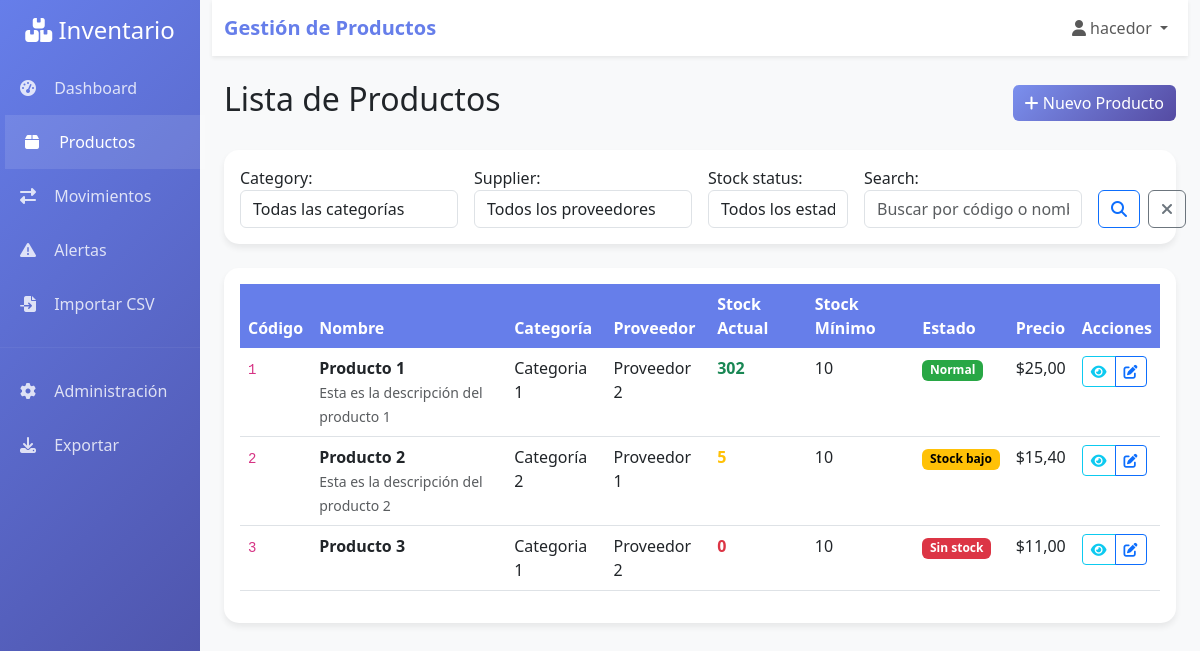
Screenshot of /products/ (signed in) with the database file from the repository.
### inventory/models.py (models this page shows, shortened)
class Product(models.Model):
    code = models.CharField(max_length=50, unique=True, verbose_name="Código")
    name = models.CharField(max_length=200, verbose_name="Nombre")
    description = models.TextField(blank=True, verbose_name="Descripción")
    category = models.ForeignKey(Category, on_delete=models.CASCADE, verbose_name="Categoría")
    supplier = models.ForeignKey(Supplier, on_delete=models.CASCADE, verbose_name="Proveedor")
    unit_price = models.DecimalField(
        max_digits=10,
        decimal_places=2,
        validators=[MinValueValidator(Decimal('0.00'))],
        verbose_name="Precio unitario"
    )
    current_stock = models.IntegerField(
        default=0,
        validators=[MinValueValidator(0)],
        verbose_name="Stock actual"
    )
    minimum_stock = models.IntegerField(
        default=10,
        validators=[MinValueValidator(0)],
        verbose_name="Stock mínimo"
    )
    maximum_stock = models.IntegerField(
        default=1000,
        validators=[MinValueValidator(1)],
        verbose_name="Stock máximo"
    )
    is_active = models.BooleanField(default=True, verbose_name="Activo")
    created_at = models.DateTimeField(auto_now_add=True)
    updated_at = models.DateTimeField(auto_now=True)
    class Meta:
        verbose_name = "Producto"
        verbose_name_plural = "Productos"
        ordering = ['name']
    @property
    def is_low_stock(self):
        return self.current_stock <= self.minimum_stock

class Category(models.Model):
    name = models.CharField(max_length=100, unique=True, verbose_name="Nombre")
    description = models.TextField(blank=True, verbose_name="Descripción")
    created_at = models.DateTimeField(auto_now_add=True)
    updated_at = models.DateTimeField(auto_now=True)
    class Meta:
        verbose_name = "Categoría"
        verbose_name_plural = "Categorías"
        ordering = ['name']
    def __str__(self):
        return self.name

class Supplier(models.Model):
    name = models.CharField(max_length=200, verbose_name="Nombre")
    contact_person = models.CharField(max_length=100, blank=True, verbose_name="Persona de contacto")
    email = models.EmailField(blank=True, verbose_name="Email")
    phone = models.CharField(max_length=20, blank=True, verbose_name="Teléfono")
    address = models.TextField(blank=True, verbose_name="Dirección")
    is_active = models.BooleanField(default=True, verbose_name="Activo")
    created_at = models.DateTimeField(auto_now_add=True)
    updated_at = models.DateTimeField(auto_now=True)
    class Meta:
        verbose_name = "Proveedor"
        verbose_name_plural = "Proveedores"
        ordering = ['name']
    def __str__(self):
        return self.name

### inventory/views.py (the view, shortened to what this page needs)
# urls.py: path('products/', views.product_list, name='product_list'),
@login_required
def product_list(request):
    form = ProductFilterForm(request.GET)
    products = Product.objects.select_related('category', 'supplier').filter(is_active=True)
    if form.is_valid():
        if form.cleaned_data['category']:
            products = products.filter(category=form.cleaned_data['category'])
        if form.cleaned_data['supplier']:
            products = products.filter(supplier=form.cleaned_data['supplier'])
        if form.cleaned_data['search']:
            search = form.cleaned_data['search']
            products = products.filter(
                Q(code__icontains=search) | Q(name__icontains=search)
            )
    paginator = Paginator(products, 20)
    page_number = request.GET.get('page')
    page_obj = paginator.get_page(page_number)
    context = {
        'form': form,
        'page_obj': page_obj,
        'products': page_obj,
    }
    return render(request, 'inventory/product_list.html', context)

### inventory/forms.py
class ProductFilterForm(forms.Form):
    category = forms.ModelChoiceField(
        queryset=Category.objects.all(),
        required=False,
        empty_label="Todas las categorías",
        widget=forms.Select(attrs={'class': 'form-control'})
    )
    supplier = forms.ModelChoiceField(
        queryset=Supplier.objects.filter(is_active=True),
        required=False,
        empty_label="Todos los proveedores",
        widget=forms.Select(attrs={'class': 'form-control'})
    )
    stock_status = forms.ChoiceField(
        choices=[
            ('', 'Todos los estados'),
            ('low', 'Stock bajo'),
            ('out', 'Sin stock'),
            ('normal', 'Stock normal'),
        ],
        required=False,
        widget=forms.Select(attrs={'class': 'form-control'})
    )
    search = forms.CharField(
        required=False,
        widget=forms.TextInput(attrs={
            'class': 'form-control',
            'placeholder': 'Buscar por código o nombre...'
        })
    )

### inventory/templates/inventory/product_list.html (shortened to what this page needs)
{% extends 'inventory/base.html' %}
{% block page_title %}Gestión de Productos{% endblock %}
{% block content %}
<div class="d-flex justify-content-between align-items-center mb-4">
    <h2>Lista de Productos</h2>
    <a href="{% url 'product_create' %}" class="btn btn-primary">
        <i class="fas fa-plus"></i> Nuevo Producto
    </a>
</div>
<div class="card mb-4">
    <div class="card-body">
        <form method="get" class="row g-3">
            <div class="col-md-3">
                {{ form.category.label_tag }}
                {{ form.category }}
            </div>
            <div class="col-md-3">
                {{ form.supplier.label_tag }}
                {{ form.supplier }}
            </div>
            <div class="col-md-2">
                {{ form.stock_status.label_tag }}
                {{ form.stock_status }}
            </div>
            <div class="col-md-3">
                {{ form.search.label_tag }}
                {{ form.search }}
            </div>
            <div class="col-md-1 d-flex align-items-end">
                <button type="submit" class="btn btn-outline-primary me-2">
                    <i class="fas fa-search"></i>
                </button>
                <a href="{% url 'product_list' %}" class="btn btn-outline-secondary">
                    <i class="fas fa-times"></i>
                </a>
            </div>
        </form>
    </div>
</div>
<div class="card">
    <div class="card-body">
        {% if products %}
            <div class="table-responsive">
                <table class="table table-hover">
                    <thead>
                        <tr>
                            <th>Código</th>
                            <th>Nombre</th>
                            <th>Categoría</th>
                            <th>Proveedor</th>
                            <th>Stock Actual</th>
                            <th>Stock Mínimo</th>
                            <th>Estado</th>
                            <th>Precio</th>
                            <th>Acciones</th>
                        </tr>
                    </thead>
                    <tbody>
                        {% for product in products %}
                            <tr>
                                <td><code>{{ product.code }}</code></td>
                                <td>
                                    <strong>{{ product.name }}</strong>
                                    {% if product.description %}
                                        <br><small class="text-muted">{{ product.description|truncatechars:50 }}</small>
                                    {% endif %}
                                </td>
                                <td>{{ product.category.name }}</td>
                                <td>{{ product.supplier.name }}</td>
                                <td>
                                    <span class="fw-bold {% if product.current_stock == 0 %}text-danger{% elif product.is_low_stock %}text-warning{% else %}text-success{% endif %}">
                                        {{ product.current_stock }}
                                    </span>
                                </td>
                                <td>{{ product.minimum_stock }}</td>
                                <td>
                                    {% if product.current_stock == 0 %}
                                        <span class="badge badge-out-stock">Sin stock</span>
                                    {% elif product.is_low_stock %}
                                        <span class="badge badge-low-stock">Stock bajo</span>
                                    {% else %}
                                        <span class="badge badge-normal-stock">Normal</span>
                                    {% endif %}
                                </td>
                                <td>${{ product.unit_price }}</td>
                                <td>
                                    <div class="btn-group btn-group-sm">
                                        <a href="{% url 'product_detail' product.pk %}"
                                           class="btn btn-outline-info" title="Ver detalles">
                                            <i class="fas fa-eye"></i>
                                        </a>
                                        <a href="{% url 'product_edit' product.pk %}"
                                           class="btn btn-outline-primary" title="Editar">
                                            <i class="fas fa-edit"></i>
                                        </a>
                                    </div>
                                </td>
                            </tr>
                        {% endfor %}
                    </tbody>
                </table>
            </div>
        {% endif %}
    </div>
</div>
{% endblock %}

### inventory/templates/inventory/base.html (shortened to what this page needs)
<!DOCTYPE html>
<html lang="es">
<head>
    <link href="https://cdnjs.cloudflare.com/ajax/libs/bootstrap/5.3.0/css/bootstrap.min.css" rel="stylesheet">
    <link href="https://cdnjs.cloudflare.com/ajax/libs/font-awesome/6.4.0/css/all.min.css" rel="stylesheet">
</head>
<body>
    <div class="container-fluid">
        <div class="row">
            <div class="col-md-2 sidebar">
                <div class="d-flex flex-column">
                    <div class="p-3 text-center">
                        <h4 class="text-white mb-0">
                            <i class="fas fa-boxes"></i> Inventario
                        </h4>
                    </div>
                    <nav class="nav flex-column">
                        <a class="nav-link {% if request.resolver_match.url_name == 'dashboard' %}active{% endif %}"
                           href="{% url 'dashboard' %}">
                            <i class="fas fa-tachometer-alt"></i> Dashboard
                        </a>
                        <a class="nav-link {% if 'product' in request.resolver_match.url_name %}active{% endif %}"
                           href="{% url 'product_list' %}">
                            <i class="fas fa-box"></i> Productos
                        </a>
                        <a class="nav-link {% if 'movement' in request.resolver_match.url_name %}active{% endif %}"
                           href="{% url 'movement_list' %}">
                            <i class="fas fa-exchange-alt"></i> Movimientos
                        </a>
                        <a class="nav-link {% if request.resolver_match.url_name == 'low_stock_alerts' %}active{% endif %}"
                           href="{% url 'low_stock_alerts' %}">
                            <i class="fas fa-exclamation-triangle"></i> Alertas
                        </a>
                        <a class="nav-link {% if request.resolver_match.url_name == 'csv_import' %}active{% endif %}"
                           href="{% url 'csv_import' %}">
                            <i class="fas fa-file-import"></i> Importar CSV
                        </a>
                        <hr class="my-3" style="border-color: rgba(255,255,255,0.2);">
                        <a class="nav-link" href="/admin/">
                            <i class="fas fa-cog"></i> Administración
                        </a>
                        <a class="nav-link" href="{% url 'export_products' %}">
                            <i class="fas fa-download"></i> Exportar
                        </a>
                    </nav>
                </div>
            </div>
            <div class="col-md-10 main-content">
                <nav class="navbar navbar-expand-lg navbar-light bg-white mb-4 shadow-sm">
                    <div class="container-fluid">
                        <span class="navbar-brand mb-0 h1">
                            {% block page_title %}Sistema de Inventario{% endblock %}
                        </span>
                        <div class="navbar-nav ms-auto">
                            <div class="nav-item dropdown">
                                <a class="nav-link dropdown-toggle" href="#" role="button"
                                   data-bs-toggle="dropdown">
                                    <i class="fas fa-user"></i> {{ user.username }}
                                </a>
                            </div>
                        </div>
                    </div>
                </nav>
                <div class="container-fluid">
                    {% block content %}{% endblock %}
                </div>
            </div>
        </div>
    </div>
</body>
</html>

### inventory/templates/inventory/base.html (style rules this page uses)
.sidebar { background: linear-gradient(135deg, #667eea 0%, #4b4ea2ff 100%); min-height: 100vh; padding: 0; }
.sidebar .nav-link { color: rgba(255, 255, 255, 0.8); padding: 15px 20px; border-radius: 0; transition: all 0.3s; }
.sidebar .nav-link:hover, .sidebar .nav-link.active { color: white; background-color: rgba(255, 255, 255, 0.1); transform: translateX(5px); }
.sidebar .nav-link i { margin-right: 10px; width: 20px; }
.main-content { background-color: #f8f9fa; min-height: 100vh; }
.card { border: none; border-radius: 15px; box-shadow: 0 4px 6px rgba(0, 0, 0, 0.07); transition: transform 0.2s; }
.table th { background-color: #667eea; color: white; border: none; }
.badge-low-stock { background-color: #ffc107; color: #000; }
.badge-out-stock { background-color: #dc3545; }
.badge-normal-stock { background-color: #28a745; }
.btn-primary { background: linear-gradient(135deg, #7b90eeff 0%, #554ba2ff 100%); border: none; }
.navbar-brand { font-weight: bold; color: #667eea !important; }

### rows the page displays
Product: code "1", name "Producto 1", description "Esta es la descripción del producto 1", category.name "Categoria 1", supplier.name "Proveedor 2", current_stock "302", minimum_stock "10", shows "Normal", unit_price "25,00"
Product: code "2", name "Producto 2", description "Esta es la descripción del producto 2", category.name "Categoría 2", supplier.name "Proveedor 1", current_stock "5", minimum_stock "10", shows "Stock bajo", unit_price "15,40"
Product: code "3", name "Producto 3", category.name "Categoria 1", supplier.name "Proveedor 2", current_stock "0", minimum_stock "10", shows "Sin stock", unit_price "11,00"

### other values shown
{{ user.username }} "hacedor"
